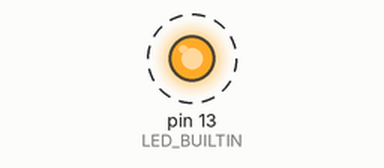
Bench run of a sketch on a simulated Arduino Uno, built with avr-gcc and run on an emulated ATmega328P. On the bench: output pins drawn as LEDs (lit = HIGH). Dashed ring = blinking. What the sketch prints to the serial monitor is not drawn.

Above: at 0.5 s.
Timing chart, 0 to 4.6 s (numbered marks = the images above):
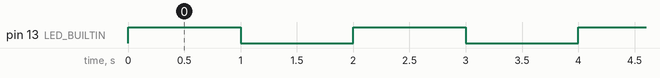

The sketch:

hi221sensorpakt1.ino
```cpp
#define PLEN 16
#include "Crc16.h"
//Crc 16 library (XModem)
Crc16 crc;

byte data[PLEN-2] = {0x5A, 0xA5, 0x0A, 0x00, 0x91, 0x03, 0x01, 0x02, 0x03, 0x04, 0x05, 0x06, 0x07, 0x08};
// 0x5CEE
void sendPacket()
{
  int value = crc.XModemCrc(data,0,PLEN-2);


  //Serial.print("XModem crc = 0x");
  //Serial.println(value, HEX);
  for (int i = 0; i < 4; i++)
    Serial.write(data[i]);

  Serial.write(value & 0xff);
  Serial.write((value>>8) & 0xff);

  for (int i = 4; i < (PLEN-2); i++)
    Serial.write(data[i]);

}


// the setup function runs once when you press reset or power the board
void setup() {
  // initialize digital pin LED_BUILTIN as an output.
  pinMode(LED_BUILTIN, OUTPUT);
  Serial.begin(115200);
}

// the loop function runs over and over again forever
void loop() {
  sendPacket();
  digitalWrite(LED_BUILTIN, HIGH);   // turn the LED on (HIGH is the voltage level)
  delay(1000);                       // wait for a second
  digitalWrite(LED_BUILTIN, LOW);    // turn the LED off by making the voltage LOW
  delay(1000);                       // wait for a second
}
```

Crc16.cpp
```cpp
#include "Crc16.h"

//---------------------------------------------------
// Initialize crc calculation
//---------------------------------------------------
void Crc16::clearCrc()
{
    _crc = _xorIn;
}

//---------------------------------------------------
// Update crc with new data
//---------------------------------------------------
void Crc16::updateCrc(uint8_t data)
{
    if (_reflectIn != 0)
        data = (uint8_t)reflect(data);

    int j = 0x80;

    while (j > 0)
    {
        uint16_t bit = (uint16_t)(_crc & _msbMask);

        _crc <<= 1;

        if ((data & j) != 0)
        {
            bit = (uint16_t)(bit ^ _msbMask);
        }

        if (bit != 0)
        {
            _crc ^= _polynomial;
        }

        j >>= 1;
    }
}

//---------------------------------------------------
// Get final crc value
//---------------------------------------------------
uint16_t Crc16::getCrc()
{
    if (_reflectOut != 0)
        _crc = (unsigned int)((reflect(_crc) ^ _xorOut) & _mask);

    return _crc;
}

//---------------------------------------------------
// Calculate generic crc code on data array
// Examples of crc 16:
// Kermit: 		width=16 poly=0x1021 init=0x0000 refin=true  refout=true  xorout=0x0000 check=0x2189
// Modbus: 		width=16 poly=0x8005 init=0xffff refin=true  refout=true  xorout=0x0000 check=0x4b37
// XModem: 		width=16 poly=0x1021 init=0x0000 refin=false refout=false xorout=0x0000 check=0x31c3
// CCITT-False:	width=16 poly=0x1021 init=0xffff refin=false refout=false xorout=0x0000 check=0x29b1
//---------------------------------------------------
unsigned int Crc16::fastCrc(uint8_t data[], uint8_t start, uint16_t length, uint8_t reflectIn, uint8_t reflectOut, uint16_t polynomial, uint16_t xorIn, uint16_t xorOut, uint16_t msbMask, uint16_t mask)
{
    uint16_t crc = xorIn;

    int j;
    uint8_t c;
    unsigned int bit;

    if (length == 0)
        return crc;

    for (int i = start; i < (start + length); i++)
    {
        c = data[i];

        if (reflectIn != 0)
            c = (uint8_t)reflect(c);

        j = 0x80;

        while (j > 0)
        {
            bit = (unsigned int)(crc & msbMask);
            crc <<= 1;

            if ((c & j) != 0)
            {
                bit = (unsigned int)(bit ^ msbMask);
            }

            if (bit != 0)
            {
                crc ^= polynomial;
            }

            j >>= 1;
        }
    }

    if (reflectOut != 0)
        crc = (unsigned int)((reflect((uint16_t)crc) ^ xorOut) & mask);

    return crc;
}

//-------------------------------------------------------
// Reflects bit in a uint8_t
//-------------------------------------------------------
uint8_t Crc16::reflect(uint8_t data)
{
    const uint8_t bits = 8;
    unsigned long reflection = 0x00000000;
    // Reflect the data about the center bit.
    for (uint8_t bit = 0; bit < bits; bit++)
    {
        // If the LSB bit is set, set the reflection of it.
        if ((data & 0x01) != 0)
        {
            reflection |= (unsigned long)(1 << ((bits - 1) - bit));
        }

        data = (uint8_t)(data >> 1);
    }

    return reflection;
}

//-------------------------------------------------------
// Reflects bit in a uint16_t
//-------------------------------------------------------
uint16_t Crc16::reflect(uint16_t data)
{
    const uint8_t bits = 16;
    unsigned long reflection = 0x00000000;
    // Reflect the data about the center bit.
    for (uint8_t bit = 0; bit < bits; bit++)
    {
        // If the LSB bit is set, set the reflection of it.
        if ((data & 0x01) != 0)
        {
            reflection |= (unsigned long)(1 << ((bits - 1) - bit));
        }

        data = (uint16_t)(data >> 1);
    }

    return reflection;
}

unsigned int Crc16::XModemCrc(uint8_t data[], uint8_t start, uint16_t length)
{
    //  XModem parameters: poly=0x1021 init=0x0000 refin=false refout=false xorout=0x0000
    return fastCrc(data, start, length, false, false, 0x1021, 0x0000, 0x0000, 0x8000, 0xffff);
}

unsigned int Crc16::Mcrf4XX(uint8_t data[], uint8_t start, uint16_t length)
{
    return fastCrc(data, start, length, true, true, 0x1021, 0xffff, 0x0000, 0x8000, 0xffff);
}

unsigned int Crc16::Modbus(uint8_t data[], uint8_t start, uint16_t length)
{
    return fastCrc(data, start, length, true, true, 0x8005, 0xffff, 0x0000, 0x8000, 0xffff);
}
```

Crc16.h
```cpp
// (licence header left out)
#ifndef CRC16_H
#define CRC16_H
#define LIBRARY_VERSION_CRC16_H "0.1.2"

#if defined(ARDUINO) && ARDUINO >= 100
#include "Arduino.h"
#elif defined(ARDUINO)
#include "WProgram.h"
#else
#include <cstdint>
#endif

class Crc16
{
private:
    //Crc parameters
    uint16_t _msbMask;
    uint16_t _mask;
    uint16_t _xorIn;
    uint16_t _xorOut;
    uint16_t _polynomial;
    uint8_t _reflectIn;
    uint8_t _reflectOut;
    //Crc value
    uint16_t _crc;
    uint8_t reflect(uint8_t data);
    uint16_t reflect(uint16_t data);

public:
    Crc16()
    {
        //Default to XModem parameters
        _reflectIn = false;
        _reflectOut = false;
        _polynomial = 0x1021;
        _xorIn = 0x0000;
        _xorOut = 0x0000;
        _msbMask = 0x8000;
        _mask = 0xFFFF;
        _crc = _xorIn;
    }

    Crc16(uint8_t reflectIn, uint8_t reflectOut, uint16_t polynomial, uint16_t xorIn, uint16_t xorOut, uint16_t msbMask, uint16_t mask)
    {
        _reflectIn = reflectIn;
        _reflectOut = reflectOut;
        _polynomial = polynomial;
        _xorIn = xorIn;
        _xorOut = xorOut;
        _msbMask = msbMask;
        _mask = mask;
        _crc = _xorIn;
    }

    void clearCrc();
    void updateCrc(uint8_t data);
    uint16_t getCrc();
    unsigned int fastCrc(uint8_t data[], uint8_t start, uint16_t length, uint8_t reflectIn, uint8_t reflectOut, uint16_t polynomial, uint16_t xorIn, uint16_t xorOut, uint16_t msbMask, uint16_t mask);
    unsigned int XModemCrc(uint8_t data[], uint8_t start, uint16_t length);
    unsigned int Mcrf4XX(uint8_t data[], uint8_t start, uint16_t length);
    unsigned int Modbus(uint8_t data[], uint8_t start, uint16_t length);
};

#endif
```

Measured:
- by itself, pin 13 (LED_BUILTIN): alternates HIGH for 1.0 s and LOW for 1.0 s
